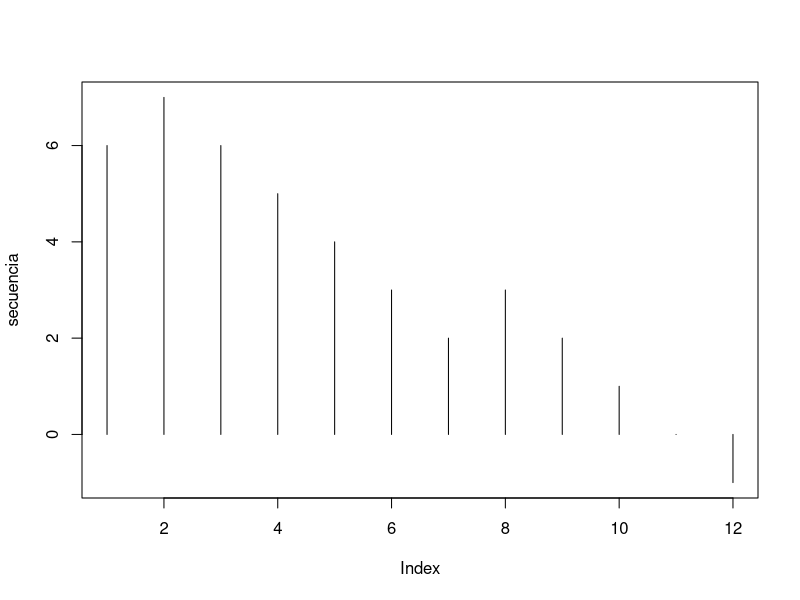

Recreate this plot in R.
z <- 5
k <- 1
secuencia <- vector("numeric",0)
while(z>=0 && z<=10){
    length(secuencia) <- length(secuencia) + 1
    secuencia[k] <- z
    moneda <- rbinom(1,1,.5)
    if (moneda==1){
        z<- z+1
        secuencia[k] <- z
    } else {
        z<-z-1
        secuencia[k] <- z
    }
    k <- k+1
    if(k==100000) break
}
secuencia
plot(secuencia,type = "h")


mayor10 <- function(x){
    x[x>10]
}                

mayor <- function(x,y){
    x[x>y]
}




promedioCols <- function(x,na.rm= TRUE){
    nc <- ncol(x)
    medias <- vector("numeric", nc)
    for(i in 1:nc){
        medias[i] <- mean(x[,i],na.rm = na.rm)
    }  
    medias
}




